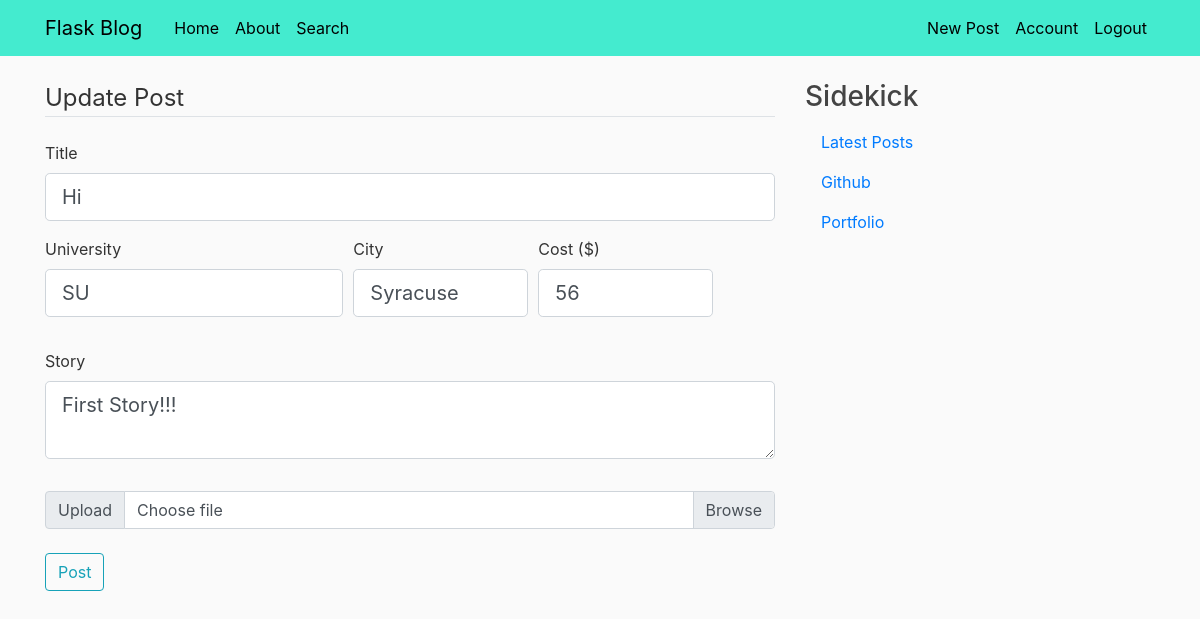
Page /post/1/update (signed in) on the earlier database version.
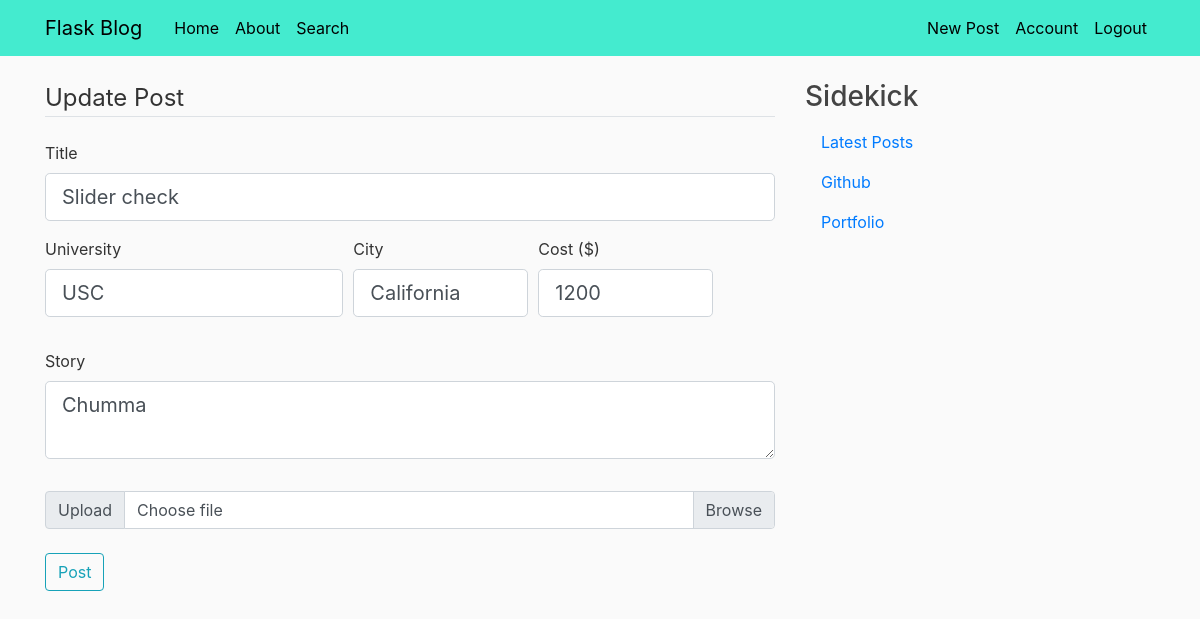
Same page on the later database version.
### flaskblog/models.py (models this page shows, shortened)
class Post(db.Model):
    id = db.Column(db.Integer, primary_key=True)
    title = db.Column(db.String(100), nullable=False)
    date_posted = db.Column(db.DateTime, nullable=False, default=datetime.utcnow)
    story = db.Column(db.Text, nullable=False)
    user_id = db.Column(db.Integer, db.ForeignKey('user.id'), nullable=False)
    images = db.Column(db.String(200), nullable=False, default='default.jpg')
    univ = db.Column(db.String(50), nullable=False)
    city = db.Column(db.String(25), nullable=False)
    costpp = db.Column(db.Integer, nullable=False, default = 0)

### flaskblog/routes.py (the view)
@app.route("/post/<int:post_id>/update", methods=['GET', 'POST'])
@login_required
def update_post(post_id):
    post = Post.query.get_or_404(post_id)
    if post.author != current_user:
        abort(403)
    form = PicPostForm()
    if form.validate_on_submit():
        post.title = form.title.data
        post.univ = form.univ.data
        post.city = form.city.data
        post.costpp = form.costpp.data
        post.story = form.story.data
        db.session.commit()
        flash('Your post has been updated!', 'success')
        return redirect(url_for('post', post_id=post.id))
    elif request.method == 'GET':
        form.title.data = post.title
        form.univ.data = post.univ
        form.city.data = post.city
        form.costpp.data = post.costpp
        form.story.data = post.story
    return render_template('create_post.html', title='Update Post', form=form, legend='Update Post')

### flaskblog/forms.py
class PicPostForm(FlaskForm):
    title = StringField('Title', validators=[DataRequired()])
    story = TextAreaField('Story', validators=[DataRequired()])
    pictures = MultipleFileField('Pictures', validators=[FileAllowed(['jpg', 'png'])])
    univ = StringField('University', validators=[DataRequired()])
    city = StringField('City', validators=[DataRequired()])
    costpp = IntegerField('Cost', validators=[DataRequired()])
    submit = SubmitField('Post')

### flaskblog/models.py (called while the page is built)
@login_manager.user_loader
def load_user(user_id):
    return User.query.get(int(user_id))

### flaskblog/templates/create_post.html (shortened to what this page needs)
{% extends "layout.html" %}
{% block content %}
<div class="content-section">
    <form method="POST" action="" enctype="multipart/form-data">
        <fieldset class="form-group">
            <legend class="border-bottom mb-4">{{ legend }}</legend>
            <div class="form-group">
                {{ form.title.label(class="form-control-label") }}
                {% if form.title.errors %}
                    {{ form.title(class="form-control form-control-lg is-invalid") }}
                    <div class="invalid-feedback">
                        {% for error in form.title.errors %}
                            <span>{{ error }}</span>
                        {% endfor %}
                    </div>
                {% else %}
                    {{ form.title(class="form-control form-control-lg") }}
                {% endif %}
            </div>
            <div class="form-group ">
                <div class="form-row">
                    <div class="col-md-5 mb-3">
                        {{ form.univ.label(class="form-control-label") }}
                            {% if form.univ.errors %}
                                {{ form.univ(class="form-control form-control-lg is-invalid") }}
                                    <div class="invalid-feedback">
                                {% for error in form.univ.errors %}
                                    <span>{{ error }}</span>
                                {% endfor %}
                                    </div>
                                {% else %}
                                    {{ form.univ(class="form-control form-control-lg") }}
                                {% endif %}
                    </div>
                    <div class="col-md-3 mb-3">
                        {{ form.city.label(class="form-control-label") }}
                        {% if form.city.errors %}
                            {{ form.city(class="form-control form-control-lg is-invalid") }}
                            <div class="invalid-feedback">
                                {% for error in form.city.errors %}
                                    <span>{{ error }}</span>
                                {% endfor %}
                            </div>
                        {% else %}
                            {{ form.city(class="form-control form-control-lg") }}
                        {% endif %}
                    </div>
                    <div class="col-md-3 mb-3">
                        {{ form.costpp.label(class="form-control-label") }} ($)
                        {% if form.costpp.errors %}
                            {{ form.costpp(class="form-control form-control-lg is-invalid") }}
                            <div class="invalid-feedback">
                                {% for error in form.costpp.errors %}
                                    <span>{{ error }}</span>
                                {% endfor %}
                            </div>
                        {% else %}
                            {{ form.costpp(class="form-control form-control-lg") }}
                        {% endif %}
                    </div>
                  </div>
            </div>
            <div class="form-group">
                {{ form.story.label(class="form-control-label") }}
                {% if form.story.errors %}
                    {{ form.story(class="form-control form-control-lg is-invalid") }}
                    <div class="invalid-feedback">
                        {% for error in form.story.errors %}
                            <span>{{ error }}</span>
                        {% endfor %}
                    </div>
                {% else %}
                    {{ form.story(class="form-control form-control-lg") }}
                {% endif %}
            </div>
        </fieldset>
        <div class="input-group">
            <div class="input-group-prepend">
                <span class="input-group-text" id="inputGroupFileAddon01">Upload</span>
            </div>
            <div class="custom-file">
                <label class="custom-file-label" for="Pictures">Choose file</label>
            </div>
        </div>
        <br>
        <div class="form-group">
            {{ form.submit(class="btn btn-outline-info") }}
        </div>
    </form>
</div>
{% endblock content %}

### flaskblog/templates/layout.html (shortened to what this page needs)
<!DOCTYPE html>
<html>
<head>
    <link rel="stylesheet" href="https://maxcdn.bootstrapcdn.com/bootstrap/4.0.0/css/bootstrap.min.css">
    <link rel="stylesheet" type="text/css" href="{{ url_for('static', filename='main.css') }}">
  </head>
<body>
    <header class="site-header">
      <nav class="navbar navbar-expand-md navbar-dark bg-steel fixed-top">
        <div class="container">
          <a class="navbar-brand mr-4" href="/">Flask Blog</a>
          <div class="collapse navbar-collapse" id="navbarToggle">
            <div class="navbar-nav mr-auto">
              <a class="nav-item nav-link" href="{{ url_for('home') }}">Home</a>
              <a class="nav-item nav-link" href="{{ url_for('about') }}">About</a>
              <a class="nav-item nav-link" href="{{ url_for('search') }}">Search</a>
            </div>
            <div class="navbar-nav">
              {% if current_user.is_authenticated %}
                <a class="nav-item nav-link" href="{{ url_for('new_post') }}">New Post</a>
                <a class="nav-item nav-link" href="{{ url_for('account') }}">Account</a>
                <a class="nav-item nav-link" href="{{ url_for('logout') }}">Logout</a>
              {% else %}
                <a class="nav-item nav-link" href="{{ url_for('login') }}">Login</a>
                <a class="nav-item nav-link" href="{{ url_for('register') }}">Register</a>
              {% endif %}
            </div>
          </div>
        </div>
      </nav>
    </header>
    <main role="main" class="container">
      <div class="row">
        <div class="col-md-8">
          {% block content %}{% endblock %}
        </div>
        <div class="col-md-4">
          <div class="content-section">
            <h3>Sidekick</h3>
              <ul class="nav flex-column">
                <li class="nav-item">
                  <a class="nav-link active" href="{{ url_for('latest') }}">Latest Posts</a>
                </li>
                <li class="nav-item">
                  <a class="nav-link" href="https://github.com/rssanjeev">Github</a>
                </li>
                <li class="nav-item">
                  <a class="nav-link" href="https://rssanjeev.github.io/">Portfolio</a>
                </li>
              </ul>
          </div>
        </div>
      </div>
    </main>
</body>
</html>

### flaskblog/static/main.css (style rules this page uses)
body { background: #fafafa; color: #333333; margin-top: 5rem; }
h1, h2, h3, h4, h5, h6 { color: #444444; }
.bg-steel { background-color: #44ebcf; }
.site-header .navbar-nav .nav-link { color: #000000; }
.navbar-dark .navbar-brand { color: rgb(0, 0, 0); }

Differences in the rows shown:
changed Post: title "Hi" → "Slider check"; univ "SU" → "USC"; city "Syracuse" → "California"; costpp "56" → "1200"; story "First Story!!!" → "Chumma"
